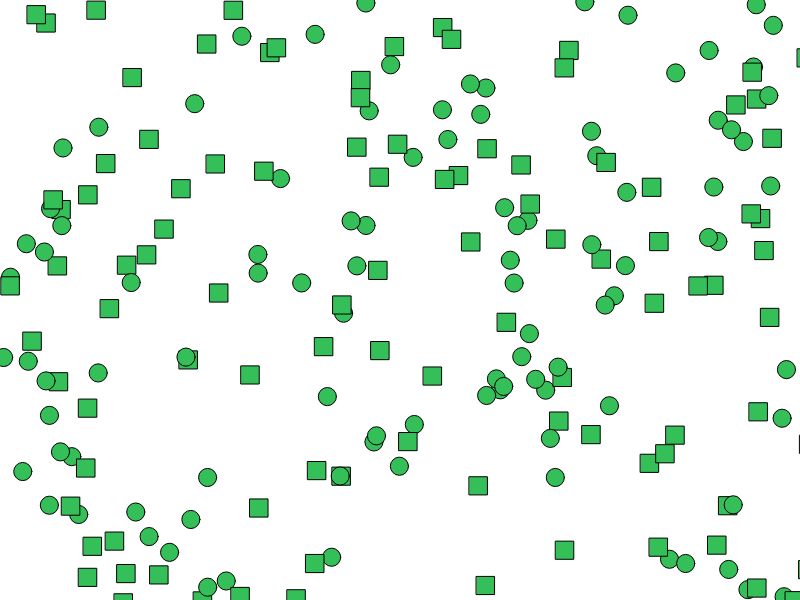
Frame 1 (no input)
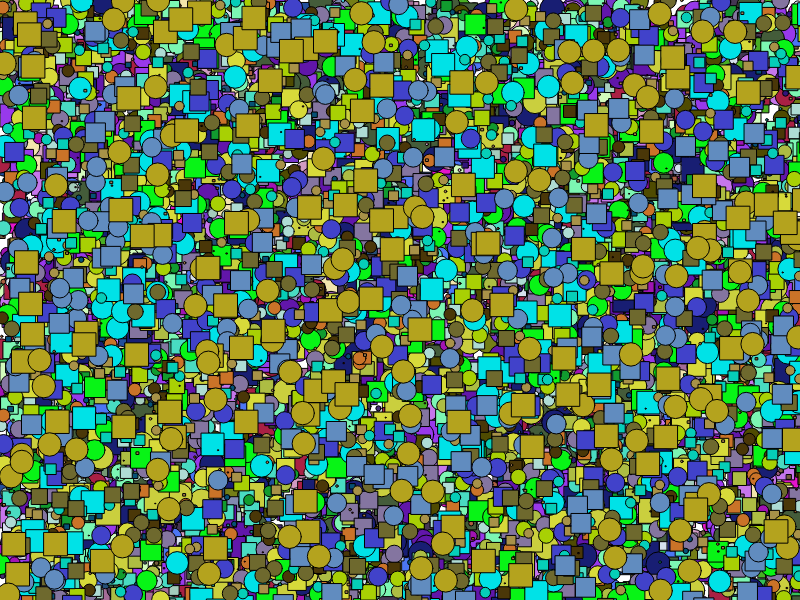
Frame 60 (no input)
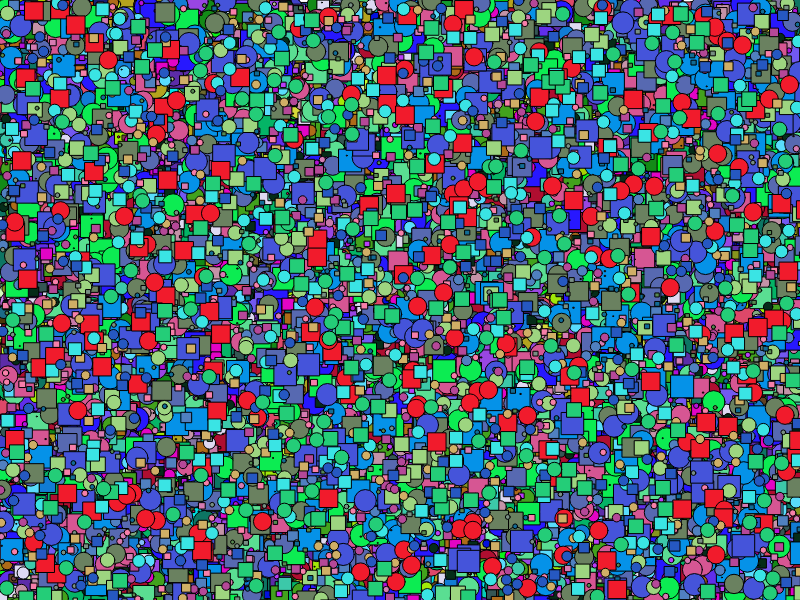
Frame 120 (the mouse pressed at the canvas centre since frame 60)

The p5.js sketch that drew these frames (run headless with seeded random() and noise() and a simulated clock; from frame 60 on, the mouse is pressed at the canvas centre):

// p5.js sketch
// ── sketch.js
//https://github.com/stavrosdidakis/DAT-GAD-405_2017
//https://p5js.org

//DAT405 / GAD405
//01_For-Loop

//Define the variable for the size


  let size;
  var r,g,b;

function setup() {
  createCanvas(displayWidth, displayHeight);
  frameRate(240);

  }

function draw() {
  size = random (1,25)
  r = random(255)
  g = random(255)
  b = random(255)
  fill (r,g,b);
  //For-loop that will create 10 shapes on the window
  for (let x = 0; x < 10; x++) {
    for (let y = 0; y < 10; y++) {

      rect(random(displayWidth), random(displayHeight), size, size);
      ellipse(random(displayWidth), random(displayHeight), size, size);
      }
    }
  }
